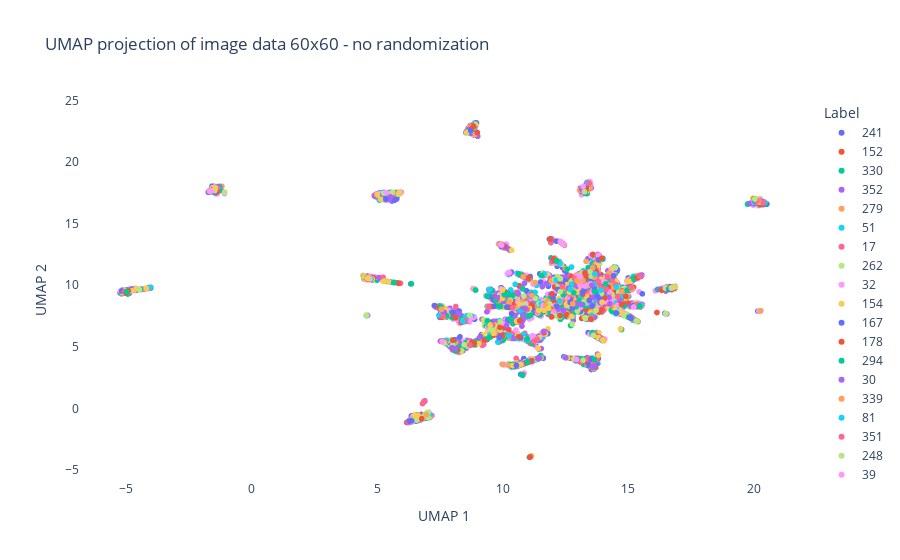

Notebook cell for this chart:
### Code cell
import plotly.express as px

# Assuming 'embedding' is your UMAP output and 'labels' are your class labels

# Convert labels to string if they are not already, for better tooltip display
labels_str = [str(label) for label in labels]

# Create a Plotly scatter plot
fig = px.scatter(
    x=embedding[:, 0], 
    y=embedding[:, 1], 
    color=labels_str,
    color_continuous_scale='Spectral',  # You can choose other color scales
    labels={'color': 'Label'},
    title='UMAP projection of image data\n60x60 - no randomization'
)

# Update layout for better visualization
fig.update_layout(
    xaxis_title="UMAP 1",
    yaxis_title="UMAP 2",
    xaxis=dict(showgrid=False),
    yaxis=dict(showgrid=False),
    plot_bgcolor='rgba(0,0,0,0)'
)

# Show the figure
fig.show()
